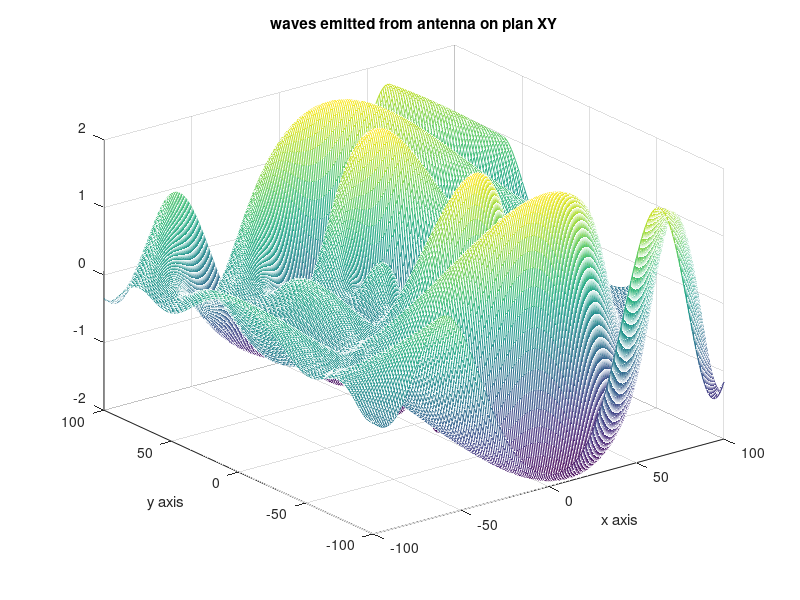
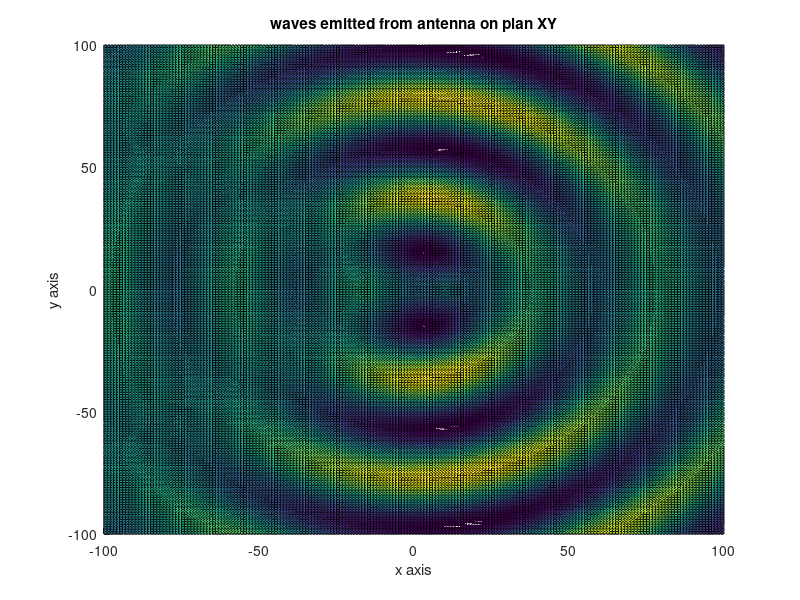
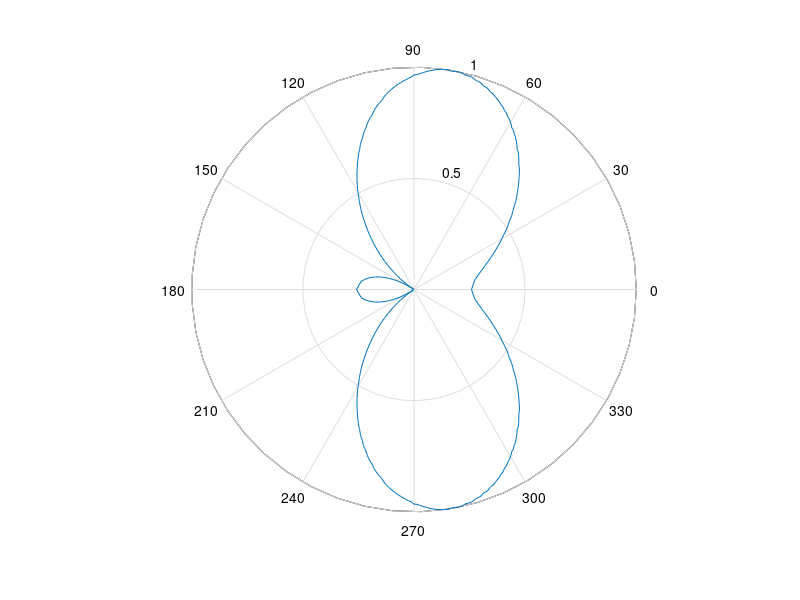
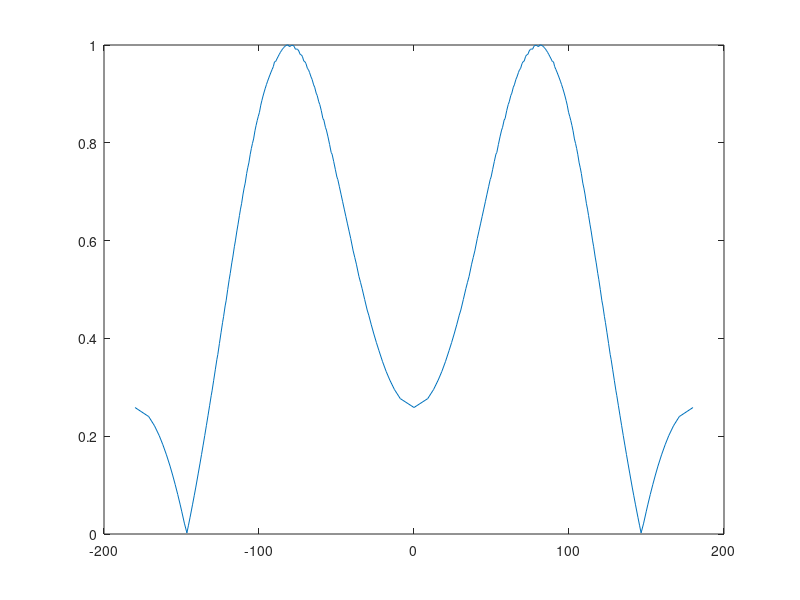

Recreate these plots in MATLAB, in order.
#############################
######### variables #########
#############################

clear all;
close all;

matrix_size = 100;
number_of_points = 2 * matrix_size + 1;

reference_x_pos = 0;
reference_y_pos = 0;

antenna_1_x_pos = -10;
antenna_1_y_pos = 0;

antenna_2_x_pos = 10;
antenna_2_y_pos = 0;

wave_length = 40;

angle_offset = 30;

#############################
###### create the mesh ######
#############################

frequency = (2 * pi) / wave_length;
radian_offset = angle_offset * pi / 180;

space_reference_x = linspace(-matrix_size-reference_x_pos,matrix_size-reference_x_pos,number_of_points) ;
space_reference_y = linspace(-matrix_size-reference_y_pos,matrix_size-reference_y_pos,number_of_points) ;

space_antenna_1_x = linspace(-matrix_size-antenna_1_x_pos,matrix_size-antenna_1_x_pos,number_of_points) ;
space_antenna_1_y = linspace(-matrix_size-antenna_1_y_pos,matrix_size-antenna_1_y_pos,number_of_points) ;

space_antenna_2_x = linspace(-matrix_size-antenna_2_x_pos,matrix_size-antenna_2_x_pos,number_of_points) ;
space_antenna_2_y = linspace(-matrix_size-antenna_2_y_pos,matrix_size-antenna_2_y_pos,number_of_points) ;

mesh_antenna_1_value = zeros(number_of_points,number_of_points);
mesh_antenna_2_value = zeros(number_of_points,number_of_points);

[antenna_1_x,antenna_1_y] = meshgrid(space_antenna_1_x,space_antenna_1_y);
[antenna_2_x,antenna_2_y] = meshgrid(space_antenna_2_x,space_antenna_2_y);

#############################
#### calculate the values ###
#############################

distance_antenna_1_value = sqrt(antenna_1_x.*antenna_1_x + antenna_1_y.*antenna_1_y);
distance_antenna_2_value = sqrt(antenna_2_x.*antenna_2_x + antenna_2_y.*antenna_2_y);

mesh_antenna_1_value = cos(frequency*distance_antenna_1_value);
mesh_antenna_2_value = cos(frequency*distance_antenna_2_value + radian_offset);

mesh_antenna_value = mesh_antenna_1_value + mesh_antenna_2_value;

#############################
####### plot the mesh #######
#############################

figure(1) ;
mesh(space_reference_x,space_reference_y,mesh_antenna_value) ;
title("waves emitted from antenna on plan XY");
xlabel("x axis");
ylabel("y axis");

figure(11) ;
surface(space_reference_x,space_reference_y,mesh_antenna_value) ;
title("waves emitted from antenna on plan XY");
xlabel("x axis");
ylabel("y axis");

#############################
## find the radius for max ##
#############################

hypothetical_antenna_x_pos = (antenna_1_x_pos + antenna_2_x_pos) / 2;
hypothetical_antenna_y_pos = (antenna_1_y_pos + antenna_2_y_pos) / 2;

[max_matrix_value_y , max_matrix_pos_y] = max(mesh_antenna_value);
[max_matrix_value , max_matrix_pos_x] = max(max_matrix_value_y);

radius = round(sqrt(((hypothetical_antenna_y_pos + matrix_size + 1) - max_matrix_pos_y(max_matrix_pos_x)) ^ 2 + ((hypothetical_antenna_x_pos + matrix_size + 1) - max_matrix_pos_x) ^ 2));

#############################
##### get value at max ######
#############################

for i=1:2*radius+1
	for j=1:2
		if(j==1)
			x_pos = radius + 1 - i;
			y_pos = floor(sqrt(radius * radius - x_pos * x_pos));
			angle_xy(i+2*radius+1) = atan2(y_pos , x_pos);
			value(i+2*radius+1) = abs(mesh_antenna_value(matrix_size + 1 + hypothetical_antenna_y_pos + y_pos,matrix_size + 1 + hypothetical_antenna_x_pos + x_pos)) / max_matrix_value;
		else
			x_pos = i - radius - 1;
			y_pos = -floor(sqrt(radius * radius - x_pos * x_pos));
			angle_xy(i) = atan2(y_pos , x_pos);
			value(i) = abs(mesh_antenna_value(matrix_size + 1 + hypothetical_antenna_y_pos + y_pos,matrix_size + 1 + hypothetical_antenna_x_pos + x_pos)) / max_matrix_value;
		endif
	endfor
endfor

#############################
####### plot pattern ########
#############################

figure(111) ;
polar(angle_xy,value);

figure(112) ;
plot(angle_xy*180/pi,value);

